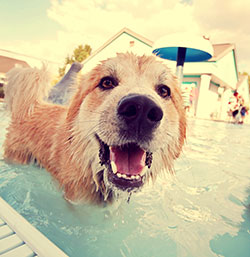
#> input picture FoundationsOfCV/Module2/puppy.jpg, 250 x 257 px
$ jupyter execute ScaleandRotate.ipynb
#> lines starting #> are read from the running program, lines starting #| are printed output that depends on the picture
[cell 1]
import cv2, numpy as np
import matplotlib.pyplot as plt

[cell 2]
image = cv2.imread('puppy.jpg',1)
#> image is the input picture: shape (257, 250, 3); mean B, G, R 156.6, 190.9, 203.4

[cell 3]
plt.imshow(image)

[cell 4]
image_half = cv2.resize(image,(0,0),fx =0.5,fy = 0.5)
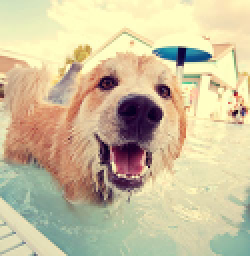
#> image_half: shape (128, 125, 3) (shown 2 times larger); mean B, G, R 156.7, 191, 203.7
image_strech = cv2.resize(image,(600,600))
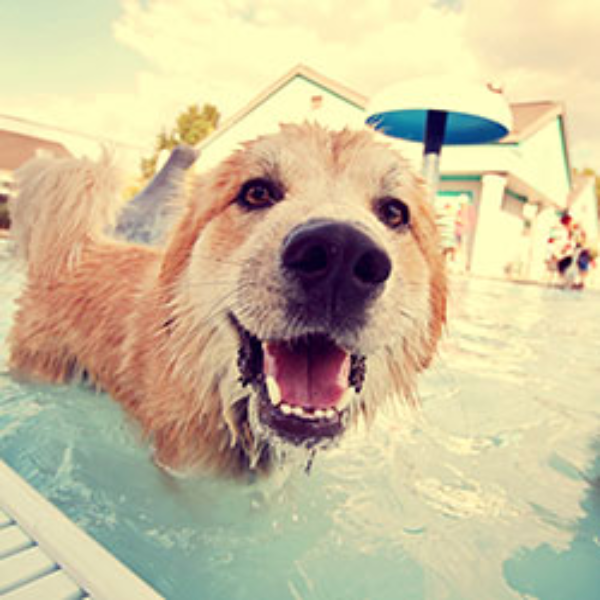
#> image_strech: shape (600, 600, 3); mean B, G, R 156.5, 190.8, 203.3
image_near = cv2.resize(image,(600,600),interpolation  = cv2.INTER_NEAREST)

[cell 5]
plt.imshow(image_half)

[cell 6]
plt.imshow(image_strech)

[cell 7]
plt.imshow(image_near)

[cell 8]
##Rotation
M = cv2.getRotationMatrix2D((1,0),-30,1)
rotated = cv2.warpAffine(image,M,(image.shape[1],image.shape[0]))
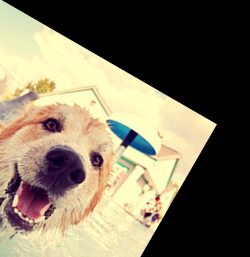
#> rotated: shape (257, 250, 3); mean B, G, R 93, 114.4, 124
